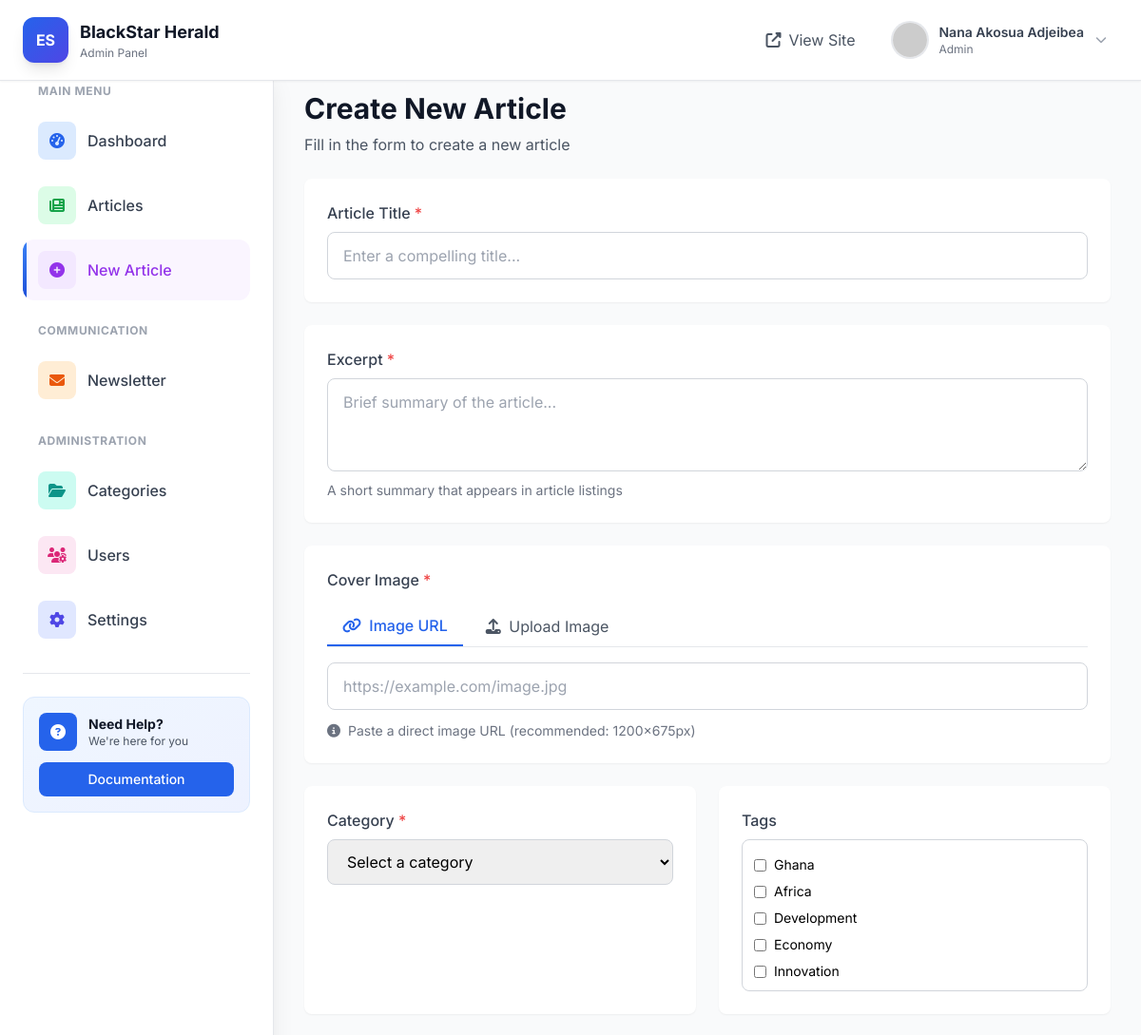
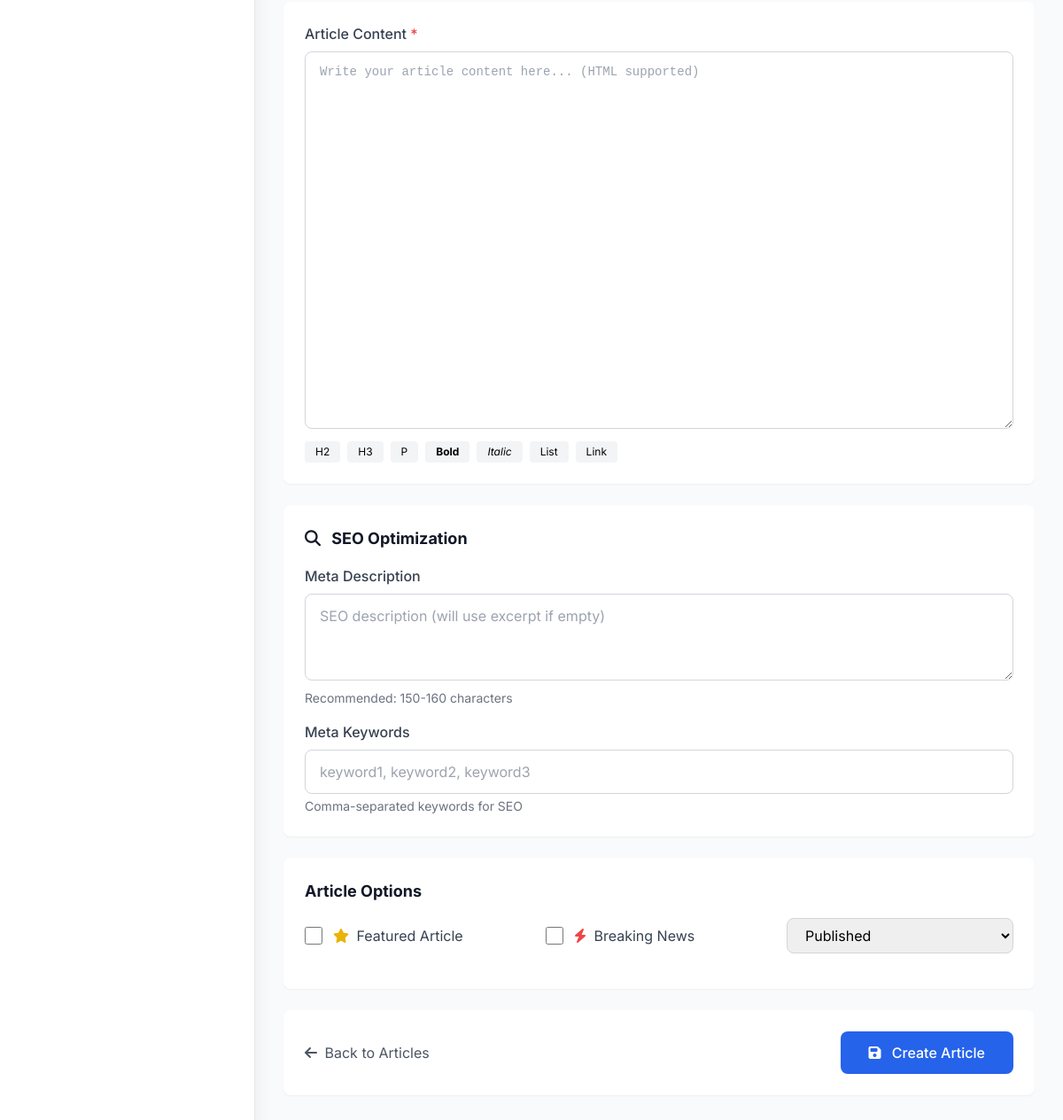
Page /admin/articles/new (signed in) on the committed database (2 pictures, top to bottom).
### tables this page shows
CREATE TABLE tags (
            id INTEGER PRIMARY KEY AUTOINCREMENT,
            name TEXT UNIQUE NOT NULL,
            slug TEXT UNIQUE NOT NULL
        );

### app.py (the view, shortened to what this page needs)
@app.route('/admin/articles/new', methods=['GET', 'POST'])
@login_required
def admin_new_article():
    db = get_db()
    categories = db.execute('SELECT * FROM categories').fetchall()
    tags = db.execute('SELECT * FROM tags').fetchall()
    db.close()
    return render_template('admin_article_form.html', categories=categories, tags=tags, article=None)

### app.py (called while the page is built)
def get_db():
    db = getattr(g, '_database', None)
    if db is None:
        db = g._database = sqlite3.connect(app.config['DATABASE'])
        db.row_factory = sqlite3.Row
    return db

@app.teardown_appcontext
def close_connection(exception):
    db = getattr(g, '_database', None)
    if db is not None:
        db.close()

def login_required(f):
    @wraps(f)
    def decorated_function(*args, **kwargs):
        if 'user_id' not in session:
            flash('Please login to access this page', 'error')
            return redirect(url_for('admin_login'))
        return f(*args, **kwargs)
    return decorated_function

### templates/admin_article_form.html (shortened to what this page needs)
{% extends "admin_base.html" %}
{% block content %}
<div class="max-w-5xl">
  <div class="mb-6">
    <h1 class="text-3xl font-bold text-gray-900">
      {% if article %}Edit Article{% else %}Create New Article{% endif %}
    </h1>
    <p class="text-gray-600 mt-2">
      {% if article %}Update your article details below{% else %}Fill in the
      form to create a new article{% endif %}
    </p>
  </div>
  <form method="POST" enctype="multipart/form-data" class="space-y-6">
    <div class="bg-white rounded-lg shadow-sm p-6">
      <label for="title" class="block text-gray-700 font-medium mb-2">
        Article Title <span class="text-red-500">*</span>
      </label>
      <input
        type="text"
        id="title"
        name="title"
        required
        value="{% if article %}{{ article.title }}{% endif %}"
        class="w-full px-4 py-3 border border-gray-300 rounded-lg focus:outline-none focus:border-blue-500"
        placeholder="Enter a compelling title..."
      />
    </div>
    <div class="bg-white rounded-lg shadow-sm p-6">
      <label for="excerpt" class="block text-gray-700 font-medium mb-2">
        Excerpt <span class="text-red-500">*</span>
      </label>
      <textarea
        id="excerpt"
        name="excerpt"
        rows="3"
        required
        class="w-full px-4 py-3 border border-gray-300 rounded-lg focus:outline-none focus:border-blue-500"
        placeholder="Brief summary of the article..."
      >{% if article %}{{ article.excerpt }}{% endif %}</textarea>
      <p class="text-sm text-gray-500 mt-1">
        A short summary that appears in article listings
      </p>
    </div>
    <div class="bg-white rounded-lg shadow-sm p-6">
      <label class="block text-gray-700 font-medium mb-4">
        Cover Image <span class="text-red-500">*</span>
      </label>
      <div class="flex space-x-2 mb-4 border-b border-gray-200">
        <button
          type="button"
          id="tab-url"
          class="px-4 py-2 text-blue-600 border-b-2 border-blue-600 font-medium"
        >
          <i class="fas fa-link mr-1"></i> Image URL
        </button>
        <button
          type="button"
          id="tab-upload"
          class="px-4 py-2 text-gray-600 hover:text-blue-600"
        >
          <i class="fas fa-upload mr-1"></i> Upload Image
        </button>
      </div>
      <div id="url-input" class="space-y-3">
        <input
          type="text"
          id="cover_image_url"
          name="cover_image"
          value="{% if article %}{{ article.cover_image }}{% endif %}"
          class="w-full px-4 py-3 border border-gray-300 rounded-lg focus:outline-none focus:border-blue-500"
          placeholder="https://example.com/image.jpg"
        />
        <p class="text-sm text-gray-500">
          <i class="fas fa-info-circle mr-1"></i> Paste a direct image URL
          (recommended: 1200x675px)
        </p>
      </div>
    </div>
    <div class="grid grid-cols-1 md:grid-cols-2 gap-6">
      <div class="bg-white rounded-lg shadow-sm p-6">
        <label for="category_id" class="block text-gray-700 font-medium mb-2">
          Category <span class="text-red-500">*</span>
        </label>
        <select
          id="category_id"
          name="category_id"
          required
          class="w-full px-4 py-3 border border-gray-300 rounded-lg focus:outline-none focus:border-blue-500"
        >
          <option value="">Select a category</option>
        </select>
      </div>
      <div class="bg-white rounded-lg shadow-sm p-6">
        <label class="block text-gray-700 font-medium mb-2"> Tags </label>
        <div
          class="max-h-40 overflow-y-auto border border-gray-300 rounded-lg p-3"
        >
          {% for tag in tags %}
          <label
            class="flex items-center space-x-2 py-1 hover:bg-gray-50 cursor-pointer"
          >
            <input
              type="checkbox"
              name="tags"
              value="{{ tag.id }}"
              class="rounded text-blue-600"
            />
            <span class="text-sm">{{ tag.name }}</span>
          </label>
          {% endfor %}
        </div>
      </div>
    </div>
    <div class="bg-white rounded-lg shadow-sm p-6">
      <label for="content" class="block text-gray-700 font-medium mb-2">
        Article Content <span class="text-red-500">*</span>
      </label>
      <textarea
        id="content"
        name="content"
        rows="20"
        required
        class="w-full px-4 py-3 border border-gray-300 rounded-lg focus:outline-none focus:border-blue-500 font-mono text-sm"
        placeholder="Write your article content here... (HTML supported)"
      >{% if article %}{{ article.content }}{% endif %}</textarea>
      <div class="mt-2 flex flex-wrap gap-2">
        <button
          type="button"
          onclick="insertTag('<h2></h2>')"
          class="text-xs bg-gray-100 hover:bg-gray-200 px-3 py-1 rounded"
        >
          H2
        </button>
        <button
          type="button"
          onclick="insertTag('<h3></h3>')"
          class="text-xs bg-gray-100 hover:bg-gray-200 px-3 py-1 rounded"
        >
          H3
        </button>
        <button
          type="button"
          onclick="insertTag('<p></p>')"
          class="text-xs bg-gray-100 hover:bg-gray-200 px-3 py-1 rounded"
        >
          P
        </button>
        <button
          type="button"
          onclick="insertTag('<strong></strong>')"
          class="text-xs bg-gray-100 hover:bg-gray-200 px-3 py-1 rounded"
        >
          <b>Bold</b>
        </button>
        <button
          type="button"
          onclick="insertTag('<em></em>')"
          class="text-xs bg-gray-100 hover:bg-gray-200 px-3 py-1 rounded"
        >
          <i>Italic</i>
        </button>
        <button
          type="button"
          onclick="insertTag('<ul><li></li></ul>')"
          class="text-xs bg-gray-100 hover:bg-gray-200 px-3 py-1 rounded"
        >
          List
        </button>
        <button
          type="button"
          onclick="insertTag('<a href=&quot;&quot;></a>')"
          class="text-xs bg-gray-100 hover:bg-gray-200 px-3 py-1 rounded"
        >
          Link
        </button>
      </div>
    </div>
    <div class="bg-white rounded-lg shadow-sm p-6">
      <h3 class="text-lg font-bold text-gray-900 mb-4">
        <i class="fas fa-search mr-2"></i> SEO Optimization
      </h3>
      <div class="space-y-4">
        <div>
          <label
            for="meta_description"
            class="block text-gray-700 font-medium mb-2"
          >
            Meta Description
          </label>
          <textarea
            id="meta_description"
            name="meta_description"
            rows="3"
            class="w-full px-4 py-3 border border-gray-300 rounded-lg focus:outline-none focus:border-blue-500"
            placeholder="SEO description (will use excerpt if empty)"
          >{% if article %}{{ article.meta_description }}{% endif %}</textarea>
          <p class="text-sm text-gray-500 mt-1">
            Recommended: 150-160 characters
          </p>
        </div>
        <div>
          <label
            for="meta_keywords"
            class="block text-gray-700 font-medium mb-2"
          >
            Meta Keywords
          </label>
          <input
            type="text"
            id="meta_keywords"
            name="meta_keywords"
            value="{% if article %}{{ article.meta_keywords }}{% endif %}"
            class="w-full px-4 py-3 border border-gray-300 rounded-lg focus:outline-none focus:border-blue-500"
            placeholder="keyword1, keyword2, keyword3"
          />
          <p class="text-sm text-gray-500 mt-1">
            Comma-separated keywords for SEO
          </p>
        </div>
      </div>
    </div>
    <div class="bg-white rounded-lg shadow-sm p-6">
      <h3 class="text-lg font-bold text-gray-900 mb-4">Article Options</h3>
      {% if session.role == 'admin' %}
      <div class="grid grid-cols-1 md:grid-cols-3 gap-4 mb-4">
        <label class="flex items-center space-x-3 cursor-pointer">
          <input
            type="checkbox"
            name="featured"
            value="1"
            class="w-5 h-5 text-blue-600 rounded"
          />
          <span class="text-gray-700">
            <i class="fas fa-star text-yellow-500 mr-1"></i> Featured Article
          </span>
        </label>
        <label class="flex items-center space-x-3 cursor-pointer">
          <input
            type="checkbox"
            name="breaking"
            value="1"
            class="w-5 h-5 text-red-600 rounded"
          />
          <span class="text-gray-700">
            <i class="fas fa-bolt text-red-500 mr-1"></i> Breaking News
          </span>
        </label>
        <div>
          <select
            name="status"
            class="w-full px-4 py-2 border border-gray-300 rounded-lg"
          >
            <option value="published" {% if not article or article.status == "published" %}selected{% endif %}>
              Published
            </option>
          </select>
        </div>
      </div>
      {% endif %}
    </div>
    <div
      class="flex items-center justify-between bg-white rounded-lg shadow-sm p-6"
    >
      <a
        href="{{ url_for('admin_articles') }}"
        class="text-gray-600 hover:text-gray-800"
      >
        <i class="fas fa-arrow-left mr-1"></i> Back to Articles
      </a>
      <div class="space-x-3">
        <button
          type="submit"
          class="bg-blue-600 hover:bg-blue-700 text-white px-8 py-3 rounded-lg font-medium transition"
        >
          <i class="fas fa-save mr-2"></i>
          {% if article %}
            {% if session.role == 'writer' %}Save Changes{% else %}Update Article{% endif %}
          {% else %}
            {% if session.role == 'writer' %}Save Article{% else %}Create Article{% endif %}
          {% endif %}
        </button>
      </div>
    </div>
  </form>
</div>
{% endblock %}

### rows in the picture
tags: name "Ghana"
tags: name "Africa"
tags: name "Development"
tags: name "Economy"
tags: name "Innovation"

### other values in the picture
{{ session.full_name }} "Nana Akosua Adjeibea"
{{ session.role }} "Admin"
